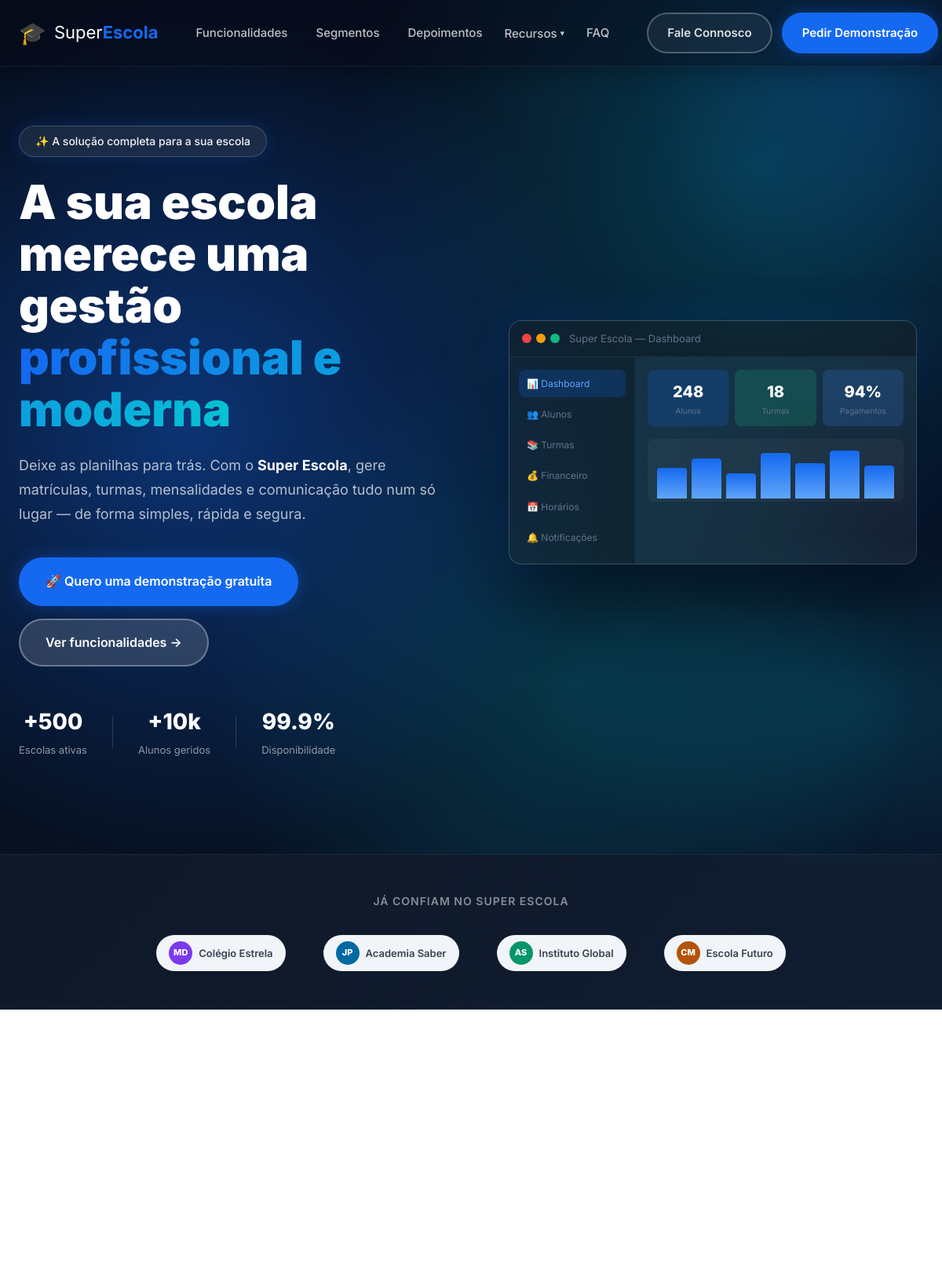
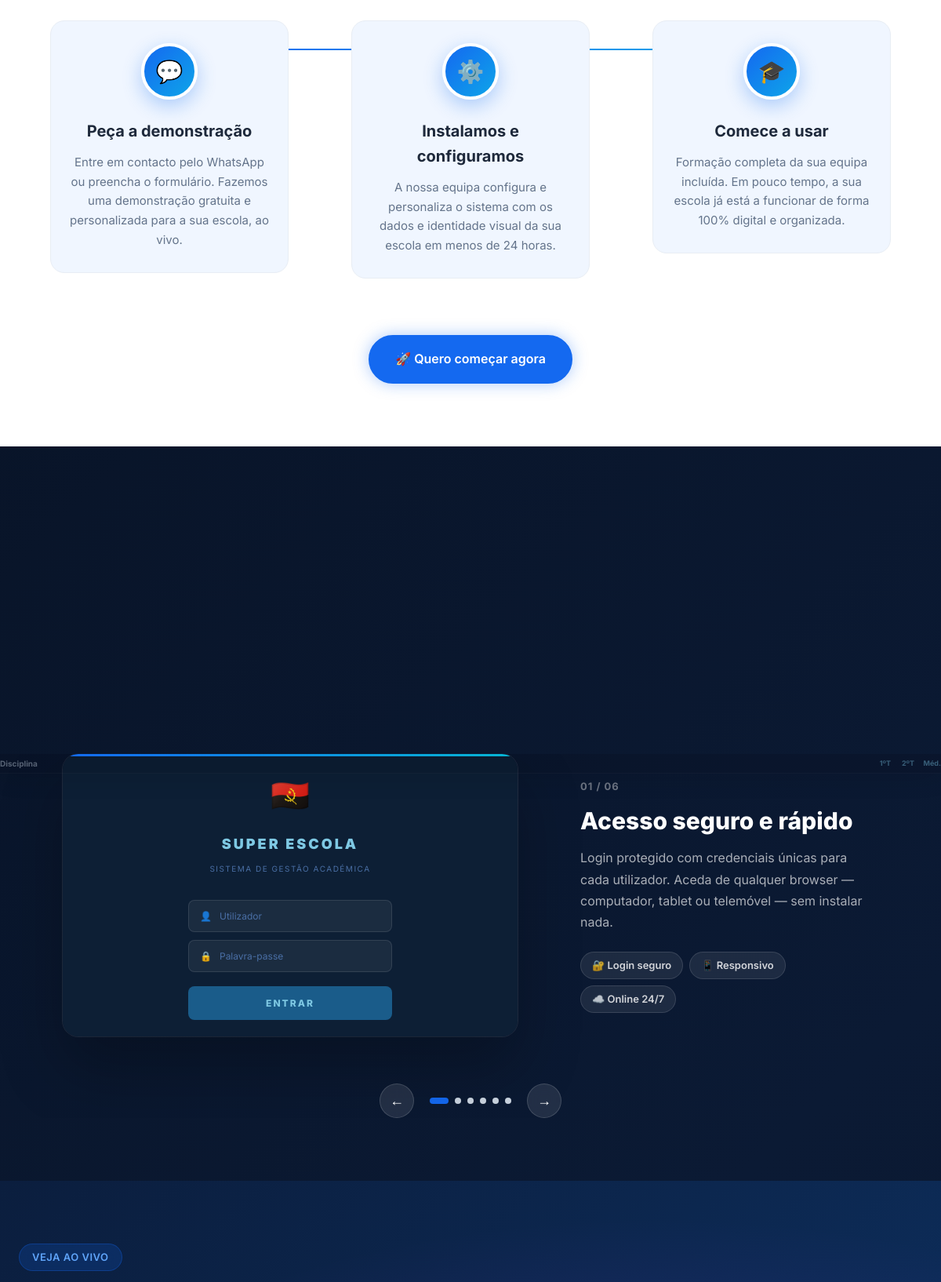
The page / (upper part) on the database its author committed (2 pictures, top to bottom).
### core/models.py (models this page shows)
class Escola(models.Model):
    nome_escola = models.TextField()
    cidade = models.TextField()
    nome_diretor = models.TextField()
    cargo = models.TextField(default='Diretor(a)')
    iniciais = models.TextField()
    cor_avatar = models.TextField(default='#4f46e5')
    foto_url = models.TextField(blank=True, default='')
    depoimento = models.TextField()
    estrelas = models.IntegerField(default=5)
    ativo = models.IntegerField(default=1)
    ordem = models.IntegerField(default=0)
    criado_em = models.DateTimeField(auto_now_add=True)
    class Meta:
        db_table = 'escolas'
        ordering = ['ordem', 'id']
    def stars_display(self):
        return '★' * self.estrelas + '☆' * (5 - self.estrelas)

### core/views.py (the view)
# urls.py: path('', views.index, name='index'),
def index(request):
    import re as _re
    escolas = Escola.objects.filter(ativo=1).order_by('ordem', 'id')
    posts = Post.objects.filter(ativo=1).order_by('-publicado_em')[:9]
    total_installs = Pagamento.objects.count()
    toast_payments = list(Pagamento.objects.order_by('-pago_em').values(
        'escola_nome', 'cidade', 'pacote', 'metodo', 'pago_em'
    )[:8])
    for p in toast_payments:
        if p['pago_em']:
            p['pago_em'] = str(p['pago_em'])
    categorias = ['Todos', 'Finanças', 'Gestão Escolar', 'Pedagógico', 'Tecnologia Educacional', 'Vendas', 'Outros']
    co = Setting.get('company', {})
    hero_stat_escolas = co.get('hero_escolas', '+500')
    hero_stat_alunos = co.get('hero_alunos', '+10k')
    hero_stat_disponibilidade = co.get('hero_disponibilidade', '99.9%')
    demo_video_url = co.get('demo_video_url', '')
    demo_embed = ''
    if demo_video_url:
        m = _re.search(r'(?:youtube\.com/watch\?v=|youtu\.be/)([a-zA-Z0-9_-]{11})', demo_video_url)
        if m:
            demo_embed = f'https://www.youtube.com/embed/{m.group(1)}?rel=0'
    return render(request, 'index.html', {
        'escolas': escolas,
        'posts': posts,
        'total_installs': total_installs,
        'toast_payments_json': json.dumps(toast_payments, ensure_ascii=False),
        'categorias': categorias,
        'hero_stat_escolas': hero_stat_escolas,
        'hero_stat_alunos': hero_stat_alunos,
        'hero_stat_disponibilidade': hero_stat_disponibilidade,
        'demo_embed': demo_embed,
    })

### core/models.py (called while the page is built)
    def resumo_curto(self):
        return self.resumo[:130] if self.resumo else ''

    @classmethod
    def get(cls, key, default=None):
        try:
            obj = cls.objects.get(chave=key)
            return json.loads(obj.valor) if obj.valor else (default or {})
        except cls.DoesNotExist:
            return default or {}

### core/templates/index.html (shortened to what this page needs)
{% extends "base.html" %}
{% load static %}
{% block body %}
<header class="header" id="header">
  <div class="container header-inner">
    <a href="#" class="logo">
      <span class="logo-icon">🎓</span>
      <span class="logo-text">Super<strong>Escola</strong></span>
    </a>
    <nav class="nav" id="nav">
      <a href="#funcionalidades" class="nav-link">Funcionalidades</a>
      <a href="#segmentos" class="nav-link">Segmentos</a>
      <a href="#depoimentos" class="nav-link">Depoimentos</a>
      <div class="nav-dropdown">
        <button class="nav-link nav-ddtoggle">Recursos <span class="nav-caret">▾</span></button>
      </div>
      <a href="#faq" class="nav-link">FAQ</a>
    </nav>
    <div class="header-actions">
      <a href="https://wa.me/244926219731?text=Olá!+Vim+pelo+site+e+quero+saber+mais+sobre+o+Super+Escola." class="btn btn-outline" target="_blank">Fale Connosco</a>
      <a href="https://wa.me/244926219731?text=Olá!+Quero+uma+demonstração+do+Super+Escola." class="btn btn-primary" target="_blank">Pedir Demonstração</a>
    </div>
  </div>
</header>
<section class="hero">
  <div class="hero-bg"></div>
  <div class="container hero-inner">
    <div class="hero-content">
      <div class="hero-badge">✨ A solução completa para a sua escola</div>
      <h1 class="hero-title">A sua escola merece uma gestão <span class="gradient-text">profissional e moderna</span></h1>
      <p class="hero-desc">Deixe as planilhas para trás. Com o <strong>Super Escola</strong>, gere matrículas, turmas, mensalidades e comunicação tudo num só lugar — de forma simples, rápida e segura.</p>
      <div class="hero-actions">
        <a href="https://wa.me/244926219731?text=Olá!+Quero+uma+demonstração+gratuita+do+Super+Escola." class="btn btn-primary btn-lg" target="_blank">🚀 Quero uma demonstração gratuita</a>
        <a href="#funcionalidades" class="btn btn-ghost btn-lg">Ver funcionalidades →</a>
      </div>
      <div class="hero-stats">
        <div class="stat"><span class="stat-num">{{ hero_stat_escolas }}</span><span class="stat-label">Escolas ativas</span></div>
        <div class="stat"><span class="stat-num">{{ hero_stat_alunos }}</span><span class="stat-label">Alunos geridos</span></div>
        <div class="stat"><span class="stat-num">{{ hero_stat_disponibilidade }}</span><span class="stat-label">Disponibilidade</span></div>
      </div>
    </div>
    <div class="hero-visual">
      <div class="dashboard-mock">
        <div class="mock-header">
          <div class="mock-dots"><span></span><span></span><span></span></div>
          <span class="mock-title">Super Escola — Dashboard</span>
        </div>
        <div class="mock-body">
          <div class="mock-sidebar">
            <div class="mock-menu-item active">📊 Dashboard</div>
            <div class="mock-menu-item">👥 Alunos</div>
            <div class="mock-menu-item">📚 Turmas</div>
            <div class="mock-menu-item">💰 Financeiro</div>
            <div class="mock-menu-item">📅 Horários</div>
            <div class="mock-menu-item">🔔 Notificações</div>
          </div>
          <div class="mock-main">
            <div class="mock-cards">
              <div class="mock-card blue"><div class="mock-card-num">248</div><div class="mock-card-label">Alunos</div></div>
              <div class="mock-card green"><div class="mock-card-num">18</div><div class="mock-card-label">Turmas</div></div>
              <div class="mock-card purple"><div class="mock-card-num">94%</div><div class="mock-card-label">Pagamentos</div></div>
            </div>
            <div class="mock-chart">
              <div class="mock-chart-bar" style="height:60%"></div>
              <div class="mock-chart-bar" style="height:80%"></div>
              <div class="mock-chart-bar" style="height:50%"></div>
              <div class="mock-chart-bar" style="height:90%"></div>
              <div class="mock-chart-bar" style="height:70%"></div>
              <div class="mock-chart-bar" style="height:95%"></div>
              <div class="mock-chart-bar" style="height:65%"></div>
            </div>
          </div>
        </div>
      </div>
    </div>
  </div>
</section>
<section class="clients">
  <div class="container">
    <p class="clients-label">Já confiam no Super Escola</p>
    <div class="clients-logos">
      {% if escolas %}
        {% for e in escolas %}
        <div class="client-entry">
          <div class="client-entry-av" style="background:{{ e.cor_avatar }};">
            {% if e.foto_url %}<img src="{{ e.foto_url }}" alt="{{ e.nome_escola }}">{% else %}{{ e.iniciais }}{% endif %}
          </div>
          <span class="client-entry-name">{{ e.nome_escola }}</span>
        </div>
        {% endfor %}
      {% endif %}
    </div>
  </div>
</section>
<section class="como-funciona">
  <div class="container">
    <div class="como-steps">
      <div class="como-step">
        <div class="como-step-card">
          <div class="como-step-num">💬</div>
          <h3>Peça a demonstração</h3>
          <p>Entre em contacto pelo WhatsApp ou preencha o formulário. Fazemos uma demonstração gratuita e personalizada para a sua escola, ao vivo.</p>
        </div>
      </div>
      <div class="como-step">
        <div class="como-step-card">
          <div class="como-step-num">⚙️</div>
          <h3>Instalamos e configuramos</h3>
          <p>A nossa equipa configura e personaliza o sistema com os dados e identidade visual da sua escola em menos de 24 horas.</p>
        </div>
      </div>
      <div class="como-step">
        <div class="como-step-card">
          <div class="como-step-num">🎓</div>
          <h3>Comece a usar</h3>
          <p>Formação completa da sua equipa incluída. Em pouco tempo, a sua escola já está a funcionar de forma 100% digital e organizada.</p>
        </div>
      </div>
    </div>
    <div style="text-align:center;margin-top:40px;">
      <a href="https://wa.me/244926219731?text=Olá!+Quero+uma+demonstração+gratuita+do+Super+Escola." class="btn btn-primary btn-lg" target="_blank">🚀 Quero começar agora</a>
    </div>
  </div>
</section>
<section class="app-carousel" id="sistema">
  <div class="container">
  </div>
  <div class="carousel-wrapper">
    <div class="carousel-track" id="carouselTrack">
      <div class="carousel-slide">
        <div class="slide-device"><div class="device-frame tablet"><div class="device-screen" style="background:#0D1F35;"><div class="app-login"><div class="app-brasao">🇦🇴</div><div class="app-brand">SUPER ESCOLA</div><div class="app-brand-sub">Sistema de Gestão Académica</div><div class="app-login-form"><div class="app-input"><span class="app-input-icon">👤</span><span class="app-input-text">Utilizador</span></div><div class="app-input"><span class="app-input-icon">🔒</span><span class="app-input-text">Palavra-passe</span></div><div class="app-btn-login">ENTRAR</div></div></div></div></div></div>
        <div class="slide-info"><div class="slide-num">01 / 06</div><h3>Acesso seguro e rápido</h3><p>Login protegido com credenciais únicas para cada utilizador. Aceda de qualquer browser — computador, tablet ou telemóvel — sem instalar nada.</p><div class="slide-tags"><span class="tag">🔐 Login seguro</span><span class="tag">📱 Responsivo</span><span class="tag">☁️ Online 24/7</span></div></div>
      </div>
      <div class="carousel-slide">
        <div class="slide-device"><div class="device-frame tablet"><div class="device-screen" style="background:#0D1F35;">
          <div class="app-screen">
            <div class="app-boletim">
              <div class="app-bol-row header"><span>Disciplina</span><span>1ºT</span><span>2ºT</span><span>Méd.</span></div>
            </div>
          </div>
        </div></div></div>
      </div>
    </div>
    <div class="carousel-controls">
      <button class="carousel-prev" onclick="moveCarousel(-1)" aria-label="Anterior">&#8592;</button>
      <div class="carousel-dots" id="carouselDots"></div>
      <button class="carousel-next" onclick="moveCarousel(1)" aria-label="Seguinte">&#8594;</button>
    </div>
  </div>
</section>
<section class="video-demo">
  <div class="container">
    <div class="video-demo-inner">
      <div class="video-demo-text">
        <div class="section-badge">Veja ao vivo</div>
      </div>
    </div>
  </div>
</section>
{% endblock %}

### rows shown on the page
Escola: iniciais "MD", nome_escola "Colégio Estrela"
Escola: iniciais "JP", nome_escola "Academia Saber"
Escola: iniciais "AS", nome_escola "Instituto Global"
Escola: iniciais "CM", nome_escola "Escola Futuro"

### other values the page prints
{{ hero_stat_escolas }} "+500"
{{ hero_stat_alunos }} "+10k"
{{ hero_stat_disponibilidade }} "99.9%"
